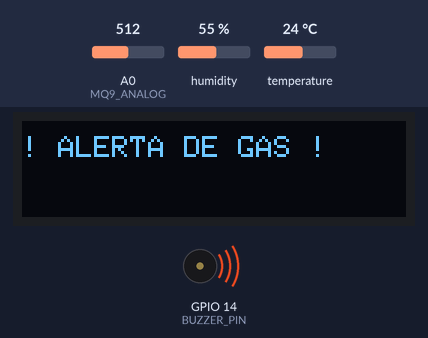
Recording of a sketch running on a simulated ESP8266 (NodeMCU). On the bench: 128×32 one-colour display, buzzer (waves = sounding, pin HIGH). The test bench sets the inputs (shaded band); at power-on: A0 (MQ9_ANALOG) = 512, humidity 55 %, temperature 24 °C. WiFi joins after 1.5 s; servers stay silent unless stated; what the sketch prints to the serial monitor is not drawn.

Above: at 3.6 s.
3.7 s: A0 (MQ9_ANALOG) set to 484
At 5.3 s:
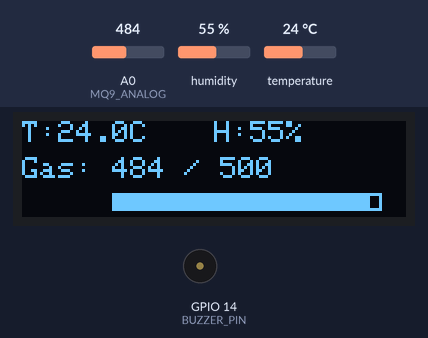
6.4 s: humidity set to 22 %
At 8.0 s:
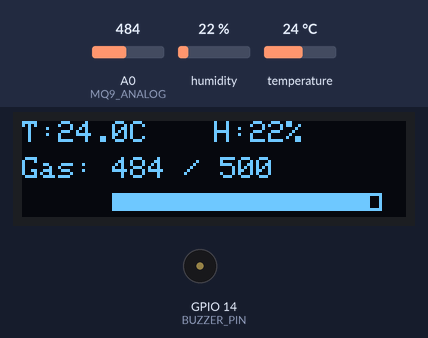
9.1 s: temperature set to 12 °C
At 11.0 s:
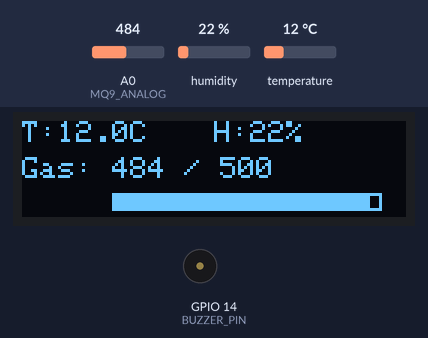
12.0 s: A0 (MQ9_ANALOG) set to 306
At 13.7 s:
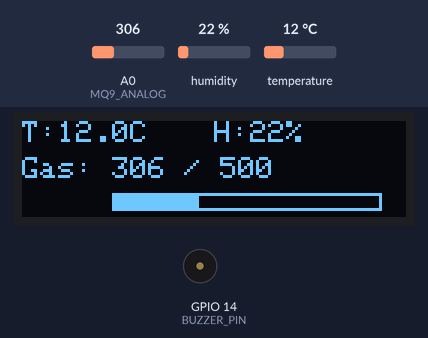
14.7 s: humidity set to 40 %
At 17.7 s:
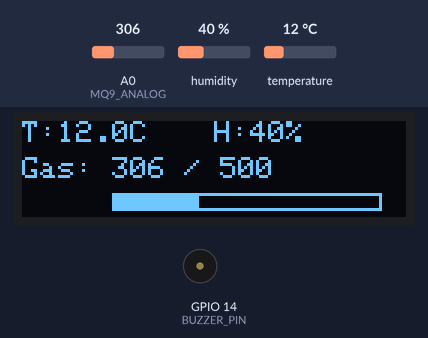
18.0 s: A0 (MQ9_ANALOG) set to 122
At 19.5 s:
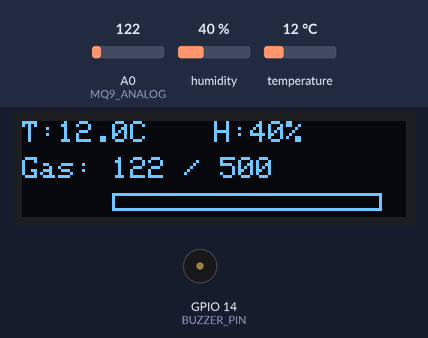
Timing chart, 0 to 21.0 s (numbered marks = the images above; inputs shaded):
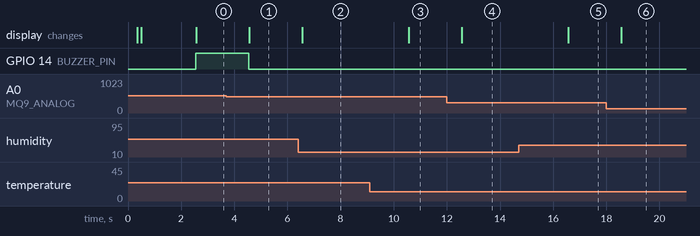

The sketch:

home-sensors.ino
```cpp
#include "ESP8266WiFi.h"
#include <Arduino.h>
#include <ESP8266HTTPClient.h>
#include <WiFiClientSecureBearSSL.h>
#include <Wire.h>
#include <Adafruit_GFX.h>
#include <Adafruit_SSD1306.h>
#include <Adafruit_AHTX0.h>
#include "env.h"

extern const char* ssid;
extern const char* password;

WiFiServer server(80);

#define BUZZER_PIN 14
#define MQ9_ANALOG A0

#define SCREEN_WIDTH 128
#define SCREEN_HEIGHT 32

Adafruit_SSD1306 display(SCREEN_WIDTH, SCREEN_HEIGHT, &Wire, -1);
Adafruit_AHTX0 aht;

int limiarGas = 500;

unsigned long lastSensorTime = 0;
const unsigned long sensorInterval = 2000; // Atualiza a cada 2s

float temperature = 0.0;
float humidity = 0.0;
int gasValue = 0;

void setup() {
  Serial.begin(115200);

  if(!display.begin(SSD1306_SWITCHCAPVCC, 0x3C)) {
    Serial.println(F("Falha ao iniciar o display SSD1306"));
    while(true);
  }

  fillDisplay();

  WiFi.begin(ssid, password);
  while (WiFi.status() != WL_CONNECTED) {
    delay(500);
    Serial.print("*");
  }

  server.begin();
  Serial.println("Servidor inicializado");
  Serial.println("IP: ");
  Serial.println(WiFi.localIP());

  if (!aht.begin()) {
    Serial.println("Erro ao iniciar o sensor AHT10");
    while (1) {
      delay(1000);
    }
  }

  Serial.println("AHT10 e OLED iniciados com sucesso!");

  pinMode(BUZZER_PIN, OUTPUT);
  digitalWrite(BUZZER_PIN, LOW);

  pinMode(MQ9_ANALOG, INPUT);

  ESP.wdtEnable(10000); // watchdog de 10s
}

void loop() {
  unsigned long currentMillis = millis();

  if (currentMillis - lastSensorTime >= sensorInterval) {
    lastSensorTime = currentMillis;
    updateSensors();
    updateDisplay();
  }

  ESP.wdtFeed();
}

void updateSensors() {
  // Temperatura e umidade
  sensors_event_t hum, tem;
  aht.getEvent(&hum, &tem);
  temperature = tem.temperature;
  humidity = hum.relative_humidity;

  // Gás
  gasValue = analogRead(MQ9_ANALOG);

  // Buzzer
  if (gasValue > limiarGas) {
    digitalWrite(BUZZER_PIN, HIGH);
  } else {
    digitalWrite(BUZZER_PIN, LOW);
  }

  Serial.print("Temp: "); Serial.print(temperature);
  Serial.print(" | Hum: "); Serial.print(humidity);
  Serial.print(" | Gas: "); Serial.println(gasValue);

  // sendDataToServer();
}

void updateDisplay() {
  display.clearDisplay();
  display.setTextSize(1);
  display.setTextColor(WHITE);

  // Linha 1: Temperatura e Umidade
  display.setCursor(0, 0);
  display.print("T:");
  display.print(temperature, 1);
  display.print("C");

  display.setCursor(64, 0);
  display.print("H:");
  display.print(humidity, 0);
  display.print("%");

  // Linha 2: Gás
  display.setCursor(0, 12);
  display.print("Gas: ");
  display.print(gasValue);
  display.print(" / ");
  display.print(limiarGas);

  // Gráfico de barra horizontal
  int barWidth = map(gasValue, 220, limiarGas, 0, 90);
  barWidth = constrain(barWidth, 0, 90);
  display.drawRect(30, 24, 90, 6, WHITE); // moldura
  display.fillRect(31, 25, barWidth, 4, WHITE);

  // Alerta visual
  if (gasValue > limiarGas) {
    display.clearDisplay();
    display.setTextSize(1.9);
    display.setCursor(0, 5);
    display.print("! ALERTA DE GAS !");
  }

  display.display();
}

void fillDisplay(void) {
  display.clearDisplay();
  for (int j = 0; j < 63; j++) {
    for (int i = 0; i < 127; i++) {
      display.drawPixel(i, j, WHITE);
    }
    display.display();
    delay(2);
  }
}

void sendDataToServerPOST() {
  if (WiFi.status() == WL_CONNECTED) {
    std::unique_ptr<BearSSL::WiFiClientSecure> client(new BearSSL::WiFiClientSecure);
    client->setInsecure();
    HTTPClient http;

    String url = "https://home.byteslivres.com.br/api/data";
    http.begin(*client, url);

    // Define cabeçalho para JSON
    http.addHeader("Content-Type", "application/json");

    // Cria JSON com os dados
    String jsonPayload = "{";
    jsonPayload += "\"temperature\":" + String(temperature, 1) + ",";
    jsonPayload += "\"humidity\":" + String(humidity, 1) + ",";
    jsonPayload += "\"gas\":" + String(gasValue);
    jsonPayload += "}";

    Serial.println("Enviando JSON:");
    Serial.println(jsonPayload);

    // Envia POST com o JSON
    int httpCode = http.POST(jsonPayload);

    // Verifica resposta
    if (httpCode > 0) {
      Serial.printf("Código de resposta: %d\n", httpCode);
      String response = http.getString();
      Serial.println("Resposta: " + response);
    } else {
      Serial.printf("Erro na requisição: %s\n", http.errorToString(httpCode).c_str());
    }

    http.end(); // Libera recursos
  } else {
    Serial.println("WiFi não conectado");
  }
}
```

env.example.h
```cpp
const char* ssid = "";
const char* password = "";
```

Measured:
- the behaviour switches between 501 and 500 on A0 (MQ9_ANALOG) (found by bisection; images 0 and 1)
- after the input at 3.7 s, GPIO 14 (BUZZER_PIN): HIGH → LOW after 0.85 s; the display: changes after 0.86 s (image 1)
- after the input at 6.4 s, the display: changes after 0.16 s (image 2)
- after the input at 9.1 s, the display: changes after 1.5 s (image 3)
- after the input at 12.0 s, the display: changes after 0.56 s (image 4)
- after the input at 14.7 s, the display: changes after 1.9 s (image 5)
- after the input at 18.0 s, the display: changes after 0.56 s (image 6)
